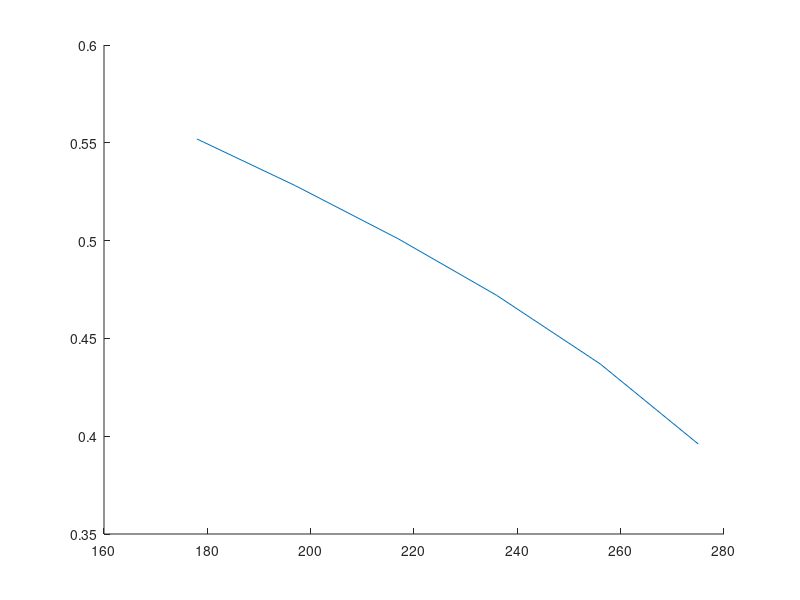

Recreate this plot in MATLAB. (Note: this script raises an error after producing the figure.)
clear

% DIPPR = [0.552729093 0.528132619 0.500108273 0.470700752 0.435279423 0.394205114]; % DIPPR correlation
TRC = [0.551945935 0.528130197 0.500847103 0.472019478 0.437027813 0.396053755]; % TRC correlation
Temp = [178 197 217 236 256 275];
DIPPR_TC = 305;
dLDN = 0.0012;
dTC = 0.04;

beta = 0.32;

hold
plot(Temp,TRC)
hold

% This is using the coarser grid
% epsilon = [95 95.5 96 96.5 97 98 99 99.5 100 102 102.5 103];
% sigma = [3.72 3.73 3.74 3.75 3.76 3.77 3.78];
% 
% All_data = dlmread('Coarse_All.txt');

% This is using the finer grid (missing 100.5 because of dump mistake)
% epsilon = [96.5 97 97.5 98 98.5 99 99.5 100];
% sigma = [3.72 3.725 3.73 3.735 3.74 3.745 3.75 3.755 3.76 3.765 3.77 3.775 3.78];

% Rerefined grid
epsilon = [97.5 97.75 98 98.25 98.5 98.75 99];
sigma = [3.73 3.7325 3.735 3.7375 3.74 3.7425 3.745 3.7475 3.75 3.7525 3.755 3.7575 3.76 3.7625 3.765 3.7675 3.77];

All_data = dlmread('Rerefined_All.txt');

for h = 1:length(epsilon) % Cycles through all the different epsilons

% eps_data = dlmread(sprintf('%s_All.txt',num2str(epsilon(h)))); % This is for when each different epsilon has a file

eps_data = All_data(:,(1+2*length(Temp)*(h-1)):(2*length(Temp)+2*length(Temp)*(h-1)));

[steps, temps] = size(eps_data);

temps = temps/2; % Since we only have half the columns (two per temp since one is liquid and one vapor)

steps = steps/length(sigma);

first_step = 1;
last_step = first_step + steps - 1;

for i = 1:length(sigma) % Cycles through all the different sigmas
           
   for j = 1:temps
       
       swap = 0;
          
        for k = first_step:last_step
            
            dens_1 = eps_data(k,(2*j-1));
            dens_2 = eps_data(k,(2*j));
            
            if dens_1 >= dens_2  % This accounts for the possibility of identity swap between boxes
       
            liq_dens(k,j) = dens_1;
            vap_dens(k,j) = dens_2;
        
            else
                
            liq_dens(k,j) = dens_2;
            vap_dens(k,j) = dens_1;
            swap = k;
                
            end
            
        end
        
        equil_step = first_step + 2;
        
        repeat = true;
               
        while repeat == true
            
            if swap <= (equil_step)
        
                liq_ave(j,i) = mean(liq_dens(equil_step:last_step,j));
                vap_ave(j,i) = mean(vap_dens(equil_step:last_step,j));
        
                liq_std(j,i) = std(liq_dens(equil_step:last_step,j));
                vap_std(j,i) = std(vap_dens(equil_step:last_step,j));
        
        
                if liq_dens(equil_step,j) <= 0.9*liq_ave(j,i) ||  vap_dens(equil_step,j) >= 1.1*vap_ave(j,i)
        
            repeat = true;
            equil_step = equil_step + 1;
            
                else
            
            repeat = false;
        
                end
        
            else
                
                liq_swap = liq_dens(equil_step:swap-1,j);
                liq_swap = [liq_swap, liq_dens(swap+1:last_step,j)];
                vap_swap = vap_dens(equil_step:swap-1,j);
                vap_swap = [vap_swap, vap_dens(swap+1:last_step,j)];
                
                liq_ave(j,i) = mean(liq_swap);
                vap_ave(j,i) = mean(vap_swap);
        
                liq_std(j,i) = std(liq_swap);
                vap_std(j,i) = std(vap_swap);
        
        
                if liq_dens(equil_step,j) <= 0.9*liq_ave(j,i) ||  vap_dens(equil_step,j) >= 1.1*vap_ave(j,i)
        
            repeat = true;
            equil_step = equil_step + 1;
            
                else
            
            repeat = false;
        
                end
                
                
                
            end
        
        end
            
            
   end
    
   first_step = first_step + steps;
   last_step = first_step + steps - 1;
   
   SSE(h,i) = sum((TRC'-liq_ave(:,i)).^2);
   
%    SSE(h,i) = sum(((DIPPR'-liq_ave(:,i))./(dLDN + liq_std(:,i))).^2); % This is a weighted SSE, however TraPPE used non-weighted
   
%    [TC(h,i), rhoc(h,i)] = towhee_error_model(Temp,vap_ave(:,i)',liq_ave(:,i)'); % This uses my error model

      [TC(h,i), rhoc(h,i)] = towhee_rectilinear(Temp,vap_ave(:,i)',liq_ave(:,i)',vap_std(:,i)',liq_std(:,i)',beta); % This is the traditional way
   
   %    SETC(h,i) = ((DIPPR_TC-TC(h,i))/(dTC+TC_std(h,i))).^2; % This is a weigthed SSE
   
%    if TC(h,i) > 301.5 && TC(h,i) < 308
%    
% %    [TC_low(h,i), TC_high(h,i), rhoc_low(h,i), rhoc_high(h,i)] = rigorous_statistics(Temp,vap_ave(:,i)',liq_ave(:,i)'); % This analyzes the uncertainty regions
%    
%    [TC_low(h,i), TC_high(h,i), rhoc_low(h,i), rhoc_high(h,i)] = rigorous_statistics(Temp,vap_ave(:,i)',liq_ave(:,i)',vap_std(:,i)',liq_std(:,i)'); % This analyzes the uncertainty regions
%       
%    end  
%     

    if SSE(h,i) < 0.00001 %&& h == 3 && i == 9
        hold
        scatter(Temp,liq_ave(:,i)')
        hold
%         epsilon(h)
%         sigma(i)
    end
        
end  
    

end

contour(sigma,epsilon,SSE)